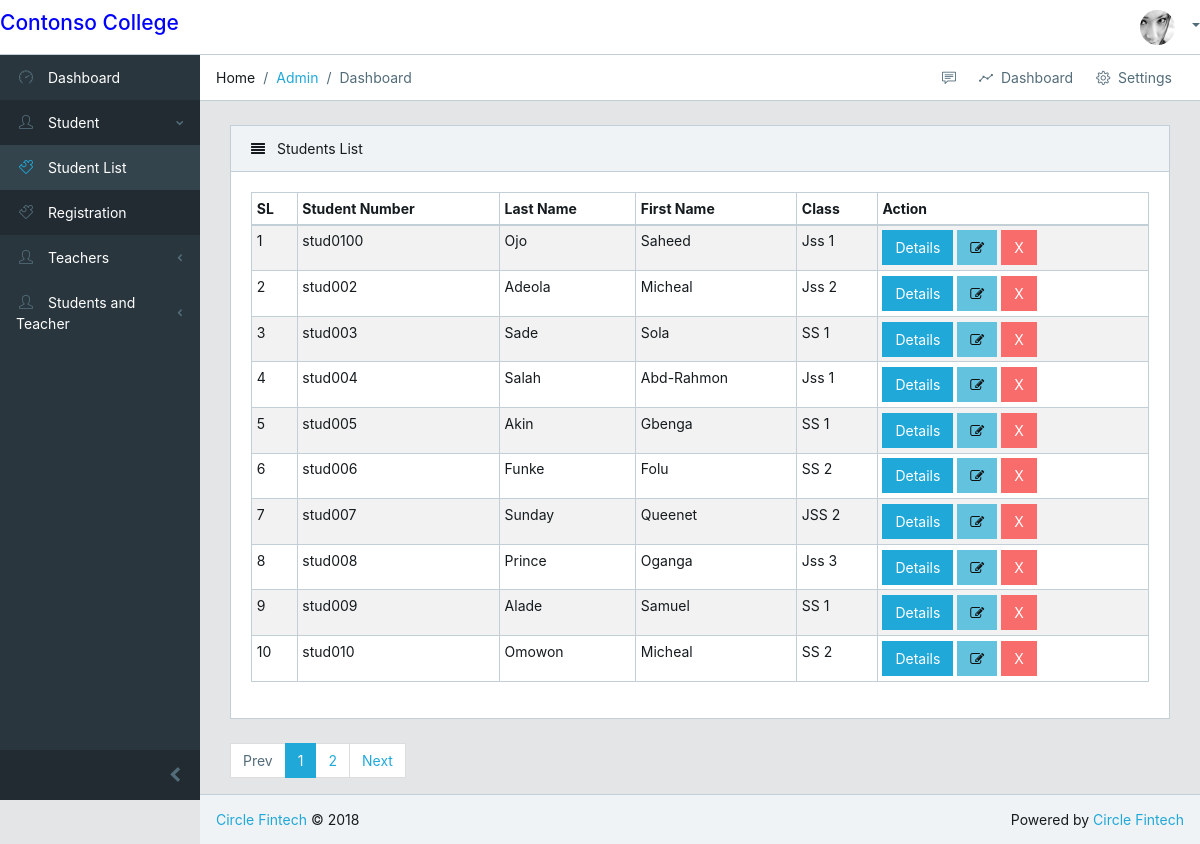
The page /students/allstudents/ on the database its author committed.
### students/models.py (models this page shows, shortened)
class StudentInfo(models.Model):
    student_number = models.CharField(max_length=8)
    first_name = models.CharField(max_length=50)
    last_name = models.CharField(max_length=50)
    level = models.CharField(max_length=5, null=False)
    game = models.CharField(max_length=50, blank=True, null=True)

### students/views.py (the view)
# urls.py: path('allstudents/', views.student_list, name='student_list'),
def student_list(request):
    students = StudentInfo.objects.all()
    paginator = Paginator(students, 10)
    page = request.GET.get('page')
    paged_students = paginator.get_page(page)
    context = {
        "students": paged_students
    }
    return render(request, "students/student_list.html", context)

### templates/students/student_list.html (shortened to what this page needs)
{% extends 'base/base.html' %}
{% load static %}
{% block content %}
<div class="row">
    <div class="col-lg-12">
        <div class="card">
            <div class="card-header">
                <i class="fa fa-align-justify"></i> Students List</div>
            <div class="card-body">
                <table class="table table-responsive-sm table-bordered table-striped table-sm">
                    <thead>
                        <tr>
                            <th>SL</th>
                            <th>Student Number</th>
                            <th>Last Name</th>
                            <th>First Name</th>
                            <th>Class</th>
                            <th>Action</th>
                        </tr>
                    </thead>
                    <tbody>
                        {% for student in students %}
                            <tr>
                                <td>{{ forloop.counter }}</td>
                                <td>{{ student.student_number }}</td>
                                <td>{{ student.last_name }}</td>
                                <td>{{ student.first_name }}</td>
                                <td>{{ student.level }}</td>
                                <td>
                                    <a href="{% url 'single_student' student.id %}">
                                        <button type="button" class="btn btn-primary">Details</button>
                                    </a>
                                    <a href="{% url 'edit_student' student.id %}">
                                        <button type="button" class="btn btn-info"><i class="fa fa-edit"></i></button>
                                    </a>
                                    <a href="{% url 'delete_student' student.id %}">
                                        <button type="button" class="btn btn-danger">X</button>
                                    </a>
                                </td>
                            </tr>
                        {% endfor %}
                    </tbody>
                </table>
            </div>
        </div>
    </div>
</div>
<div class="row">
    <div class="col-md-12">
        {% if students.has_other_pages %}
            <ul class="pagination">
                {% if students.has_previous %}
                    <li class="page-item">
                        <a href="?page={{students.previous_page_number}}" class="page-link">Prev</a>
                    </li>
                {% else %}
                    <li class="page-item disabled">
                        <a class="page-link">Prev</a>
                    </li>
                {% endif %}
                {% for i in students.paginator.page_range %}
                    {% if students.number == i %}
                        <li class="page-item active">
                            <a class="page-link">{{ i }}</a>
                        </li>
                    {% else %}
                        <li class="page-item">
                            <a href="?page={{ i }}" class="page-link">{{ i }}</a>
                        </li>
                    {% endif %}
                {% endfor %}
                {% if students.has_next %}
                    <li class="page-item">
                        <a href="?page={{students.next_page_number}}" class="page-link">Next</a>
                    </li>
                {% else %}
                    <li class="page-item disabled">
                        <a class="page-link">Next</a>
                    </li>
                {% endif %}
            </ul>
        {% endif %}
    </div>
</div>
{% endblock %}

### rows shown on the page
StudentInfo: student_number "stud0100", last_name "Ojo", first_name "Saheed", level "Jss 1"
StudentInfo: student_number "stud002", last_name "Adeola", first_name "Micheal", level "Jss 2"
StudentInfo: student_number "stud003", last_name "Sade", first_name "Sola", level "SS 1"
StudentInfo: student_number "stud004", last_name "Salah", first_name "Abd-Rahmon", level "Jss 1"
StudentInfo: student_number "stud005", last_name "Akin", first_name "Gbenga", level "SS 1"
StudentInfo: student_number "stud006", last_name "Funke", first_name "Folu", level "SS 2"
StudentInfo: student_number "stud007", last_name "Sunday", first_name "Queenet", level "JSS 2"
StudentInfo: student_number "stud008", last_name "Prince", first_name "Oganga", level "Jss 3"
StudentInfo: student_number "stud009", last_name "Alade", first_name "Samuel", level "SS 1"
StudentInfo: student_number "stud010", last_name "Omowon", first_name "Micheal", level "SS 2"

### other values the page prints
{{ i }} "1"
{{ i }} "2"
